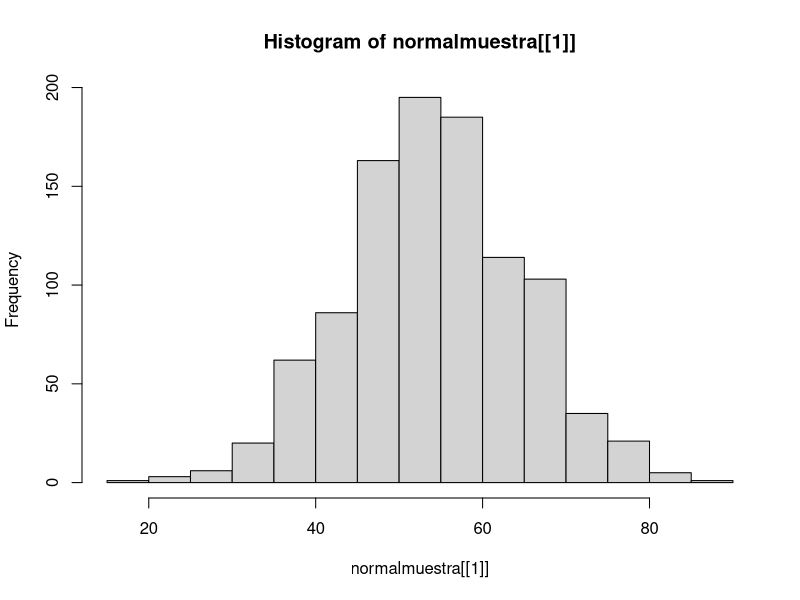

The R source for this figure:
## ---- chunk 1
# Lanzar la moneda
N <- 5000 # Cantidad de lanzamientos
moneda <- c("cara","sello")
resultado <- sample(moneda, N, T)

# Calculo de la probabilidad
prob <- table(resultado)/N
print(prob)
## ---- chunk 2
# Calcular el error
Emin <- 0.0001 # Error aceptable
error = (prob - 0.5)
print(error)
## ---- chunk 3
# Esta dentro del error esperado?
error < Emin
## ---- chunk 4
# Lanzar la moneda
N <- 5000 # Cantidad de lanzamientos
moneda <- c("cara","sello")

# Se coloca las probabilidades en un arreglo
PROB_CARGADAS <- c(0.6,0.4)  # 0.6 para "cara" & 0.4 para "sello"
resultado <- sample(moneda, N, T, prob = PROB_CARGADAS)

# Calculo de la probabilidad
prob <- table(resultado)/N
print(prob)
## ---- chunk 5
# Calcular el error
Emin <- 0.0001 # Error aceptable
error = (prob - PROB_CARGADAS)
print(error)
## ---- chunk 6
# Esta dentro del error esperado?
error < Emin
## ---- chunk 7

# Donde n es la cantidad de datos a simular
# Donde theta es la probabilidad de exito
bernoulli <- function(n,theta) {
  uniformes=runif(n, min=0, max=1) # Mantenemos una linea constante 
  resultados=rep(0,n)
  for (i in 1:n) 
    if (uniformes[i]>=1-theta) 
      resultados[i]=1
    else 
      resultados[i]=0
  return(resultados) 
}


# La probabiidad de que salga Sello es 0.4
# El "0" es Cara 
muestra <- bernoulli(10,0.4)
table(muestra)

## ---- chunk 8
# Usamos la funcion de bernulli
muestra <- bernoulli(6,0.15)
table(muestra)
## ---- chunk 9
PROB_EXITO   <- 0.85
PROB_FRACASO <- 0.15

n <- 6
sum <-0
for (x in 0:6) {
  p <- choose(n,x)*PROB_EXITO^x*PROB_FRACASO^(n-x)
  print(p)
  sum <- sum + p
}
# Sumatoria de todas las probabilidades
print(sum)

#choose(6,2)*PROB_EXITO^2*PROB_FRACASO^6


## ---- chunk 10
prob_teoricas <-function(n,r) {
  
  PROB_EXITO   <- 0.85
  PROB_FRACASO <- 0.15

  x <- rep(0,n)
  
  for (i in 0:n)
    x[i]<-sum(bernoulli(r,theta))
    x[i] <- choose(n,x)*PROB_EXITO^x*PROB_FRACASO^(n-x)
  
  return(x)
}



## ---- chunk 11
#Funcion para generar numeros pseudoaleatorios 
# de una distribucion Binomial con parametros r y theta (primera forma)
# r : numero de repeticiones
binomial1 <- function(n,r,theta) {
  
  U=matrix(runif(n*r),n,r)
  
  resultados=matrix(0,n,r)
  for (i in 1:n)
    for (j in 1:r)
      if (U[i,j]<=theta)
        resultados[i,j]=1  
      else 
  resultados[i,j]=0
  #print(resultados)
  
  #vector=apply(resultados,1,sum)  # 1 suma filas
  vector=apply(resultados,2,sum)  # 2 suma columnas
  #print(vector)
  
  prob <- table(vector)/r
  print(prob)
  
}

n <-  6 # tamanho de muestra
r <- 50 # numero de repeticiones
PROB_EXITO <- 0.85

binomial1(n,r,PROB_EXITO)

## ---- chunk 12
n <-  6 # tamanho de muestra
r <- 50000 # numero de repeticiones
PROB_EXITO <- 0.85
binomial1(n,r,PROB_EXITO)

## ---- chunk 13
# Funcion para generar numeros pseudoaleatorios 
# de una distribucion Binomial con parametros 
# r y theta (segunda forma)
# r : numero de repeticiones
binomial2 <-function(n,r,theta) {
  x <- rep(0,n)
  
  for (i in 1:r)
    x[i]<-sum(bernoulli(n,theta))
  
  #print(x)
  
  prob = table(x)/r
  print(prob)
  
}

binomial2(6,50000,0.85)

## ---- chunk 14
# Usando librerias de R
rbinom(100,6,0.85)
# Sale
## ---- chunk 15
# Valores estimados de las probabilidades
r <-100000
mangos <- rbinom(r,6,0.85)
prob_estimada <- table(mangos)/r
print(prob_estimada)

## ---- chunk 16
# Valores teoricos de probabilidades
prob_teorica <- dbinom(0:6,6, 0.85)
print(prob_teorica)
## ---- chunk 17

## ---- chunk 18
# Obtiene la cantidad de veces que se repite la prueba hasta obtener el exito

rgeom(1,0.8)

# Si por ejemplo sale 2, entonces el Cazador mato al Tigre en el 3 tiro
## ---- chunk 19
r <- 100000 # numero de ensayos
table(rgeom(r, 0.8)) / r
## ---- chunk 20

## ---- chunk 21
normal2=function(n,mu,sigma){
  x=rep(0,n)
  y=rep(0,n)
  for(i in 1:n){
    u1=runif(1, min=0,max=1)
    u2= runif(1, min=0,max=1)
    R=sqrt(-2*log(u1))
    Theta=2*pi*u2
    x[i]=R*cos(Theta)
    y[i]=R*sin(Theta)
    A=mu+sigma*x
    B=mu+sigma*y
  }
  
  return(list(A=A,B=B))
}

normalmuestra=normal2(1000,54,10)
hist(normalmuestra[[1]])

